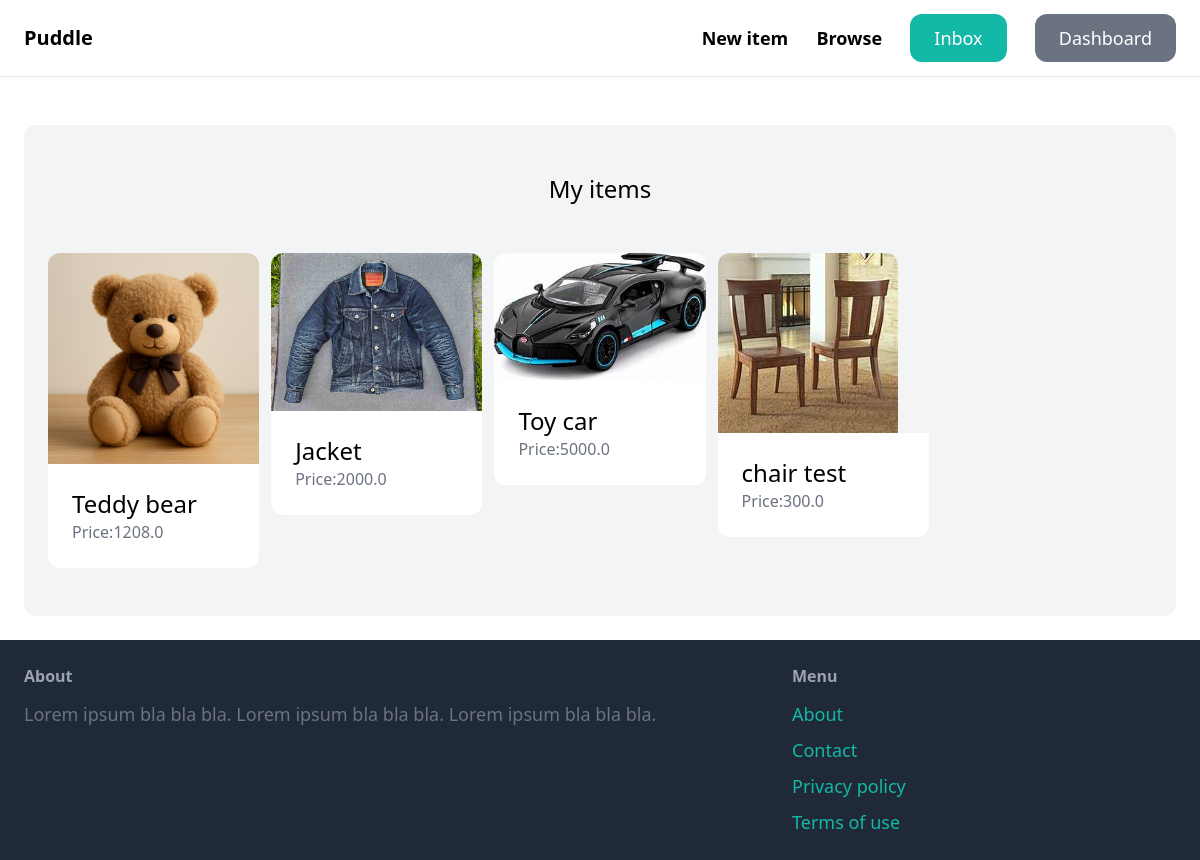
The page /dashboard/ (signed in) on the database its author committed.
### item/models.py (models this page shows, shortened)
class Item(models.Model):
    category=models.ForeignKey(Category,related_name='items',on_delete=models.CASCADE)
    name=models.CharField(max_length=300)
    description=models.TextField(blank=True,null=True)
    price=models.FloatField()
    image=models.ImageField(upload_to='item_images',blank=True,null=True)
    is_sold=models.BooleanField(default=False)
    created_by=models.ForeignKey(User, related_name='items',on_delete=models.CASCADE)
    created_at=models.DateTimeField(auto_now_add=True)

### dashboard/views.py (the view)
# urls.py: path('',views.index, name='index'),
@login_required
def index(request):
    items=Item.objects.filter(created_by=request.user)
    return render(request,'dashboard/index.html',{
        'items': items,
    })

### dashboard/templates/dashboard/index.html (shortened to what this page needs)
{% extends 'core/base.html' %}
{% block content %}
    <div class="mt-6 px-6 py-12 bg-gray-100 rounded-xl">
        <h2 class="mb-12 text-2xl text-center">My items</h2>
        <div class="grid grid-cols-5 gap-3">
            {% for item in items %}
            <div>
                <a href="{% url 'item:detail' item.id %}">
                    <div>
                        <img src="{{item.image.url}}" class="rounded-t-xl">
                    </div>
                    <div class="p-6 bg-white rounded-b-xl">
                        <h2 class="text-2xl">{{item.name}}</h2>
                        <p class="text-gray-500">Price:{{item.price}}</p>
                    </div>
                </a>
            </div>
            {% endfor %}
        </div>
    </div>
{% endblock %}

### rows shown on the page
Item: image (picture), name "Teddy bear", price "1208.0"
Item: image (picture), name "Jacket", price "2000.0"
Item: image (picture), name "Toy car", price "5000.0"
Item: image (picture), name "chair test", price "300.0"
